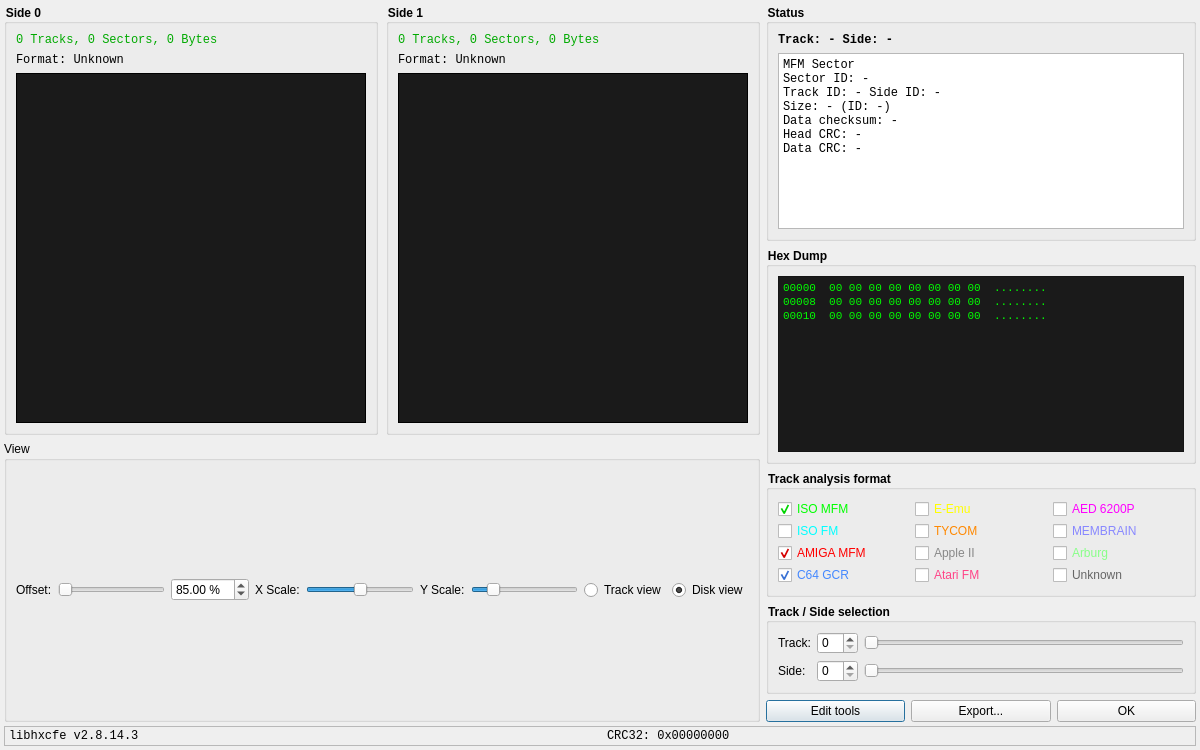
<?xml version="1.0" encoding="UTF-8"?>
<ui version="4.0">
 <class>DiskAnalyzerWindow</class>
 <widget class="QDialog" name="DiskAnalyzerWindow">
  <property name="geometry">
   <rect><x>0</x><y>0</y><width>1200</width><height>750</height></rect>
  </property>
  <property name="windowTitle">
   <string>Disk Analyzer</string>
  </property>
  <property name="minimumSize">
   <size><width>1000</width><height>600</height></size>
  </property>
  <layout class="QVBoxLayout" name="verticalLayout_main">
   <property name="spacing"><number>4</number></property>
   <property name="leftMargin"><number>4</number></property>
   <property name="topMargin"><number>4</number></property>
   <property name="rightMargin"><number>4</number></property>
   <property name="bottomMargin"><number>4</number></property>
   
   <!-- MAIN CONTENT -->
   <item>
    <layout class="QHBoxLayout" name="mainContent">
     <property name="spacing"><number>6</number></property>
     
     <!-- LEFT: Disk Visualizations -->
     <item>
      <layout class="QVBoxLayout" name="diskLayout">
       
       <!-- DISK VIEWS (Side 0 + Side 1) -->
       <item>
        <layout class="QHBoxLayout" name="diskViewsLayout">
         <property name="spacing"><number>8</number></property>
         
         <!-- SIDE 0 -->
         <item>
          <widget class="QGroupBox" name="groupSide0">
           <property name="title"><string>Side 0</string></property>
           <property name="styleSheet"><string>QGroupBox { font-weight: bold; }</string></property>
           <layout class="QVBoxLayout">
            <item>
             <widget class="QLabel" name="labelSide0Info">
              <property name="text"><string>0 Tracks, 0 Sectors, 0 Bytes</string></property>
              <property name="styleSheet"><string>color: #00AA00; font-family: monospace;</string></property>
             </widget>
            </item>
            <item>
             <widget class="QLabel" name="labelSide0Format">
              <property name="text"><string>Format: Unknown</string></property>
              <property name="styleSheet"><string>font-family: monospace;</string></property>
             </widget>
            </item>
            <item>
             <widget class="QFrame" name="frameDisk0">
              <property name="minimumSize">
               <size><width>350</width><height>350</height></size>
              </property>
              <property name="frameShape"><enum>QFrame::Box</enum></property>
              <property name="styleSheet"><string>background-color: #1a1a1a;</string></property>
             </widget>
            </item>
           </layout>
          </widget>
         </item>
         
         <!-- SIDE 1 -->
         <item>
          <widget class="QGroupBox" name="groupSide1">
           <property name="title"><string>Side 1</string></property>
           <property name="styleSheet"><string>QGroupBox { font-weight: bold; }</string></property>
           <layout class="QVBoxLayout">
            <item>
             <widget class="QLabel" name="labelSide1Info">
              <property name="text"><string>0 Tracks, 0 Sectors, 0 Bytes</string></property>
              <property name="styleSheet"><string>color: #00AA00; font-family: monospace;</string></property>
             </widget>
            </item>
            <item>
             <widget class="QLabel" name="labelSide1Format">
              <property name="text"><string>Format: Unknown</string></property>
              <property name="styleSheet"><string>font-family: monospace;</string></property>
             </widget>
            </item>
            <item>
             <widget class="QFrame" name="frameDisk1">
              <property name="minimumSize">
               <size><width>350</width><height>350</height></size>
              </property>
              <property name="frameShape"><enum>QFrame::Box</enum></property>
              <property name="styleSheet"><string>background-color: #1a1a1a;</string></property>
             </widget>
            </item>
           </layout>
          </widget>
         </item>
         
        </layout>
       </item>
       
       <!-- VIEW CONTROLS -->
       <item>
        <widget class="QGroupBox" name="groupViewControls">
         <property name="title"><string>View</string></property>
         <property name="maximumHeight"><number>80</number></property>
         <layout class="QHBoxLayout">
          <item><widget class="QLabel"><property name="text"><string>Offset:</string></property></widget></item>
          <item>
           <widget class="QSlider" name="sliderOffset">
            <property name="orientation"><enum>Qt::Horizontal</enum></property>
            <property name="maximum"><number>100</number></property>
           </widget>
          </item>
          <item>
           <widget class="QDoubleSpinBox" name="spinOffset">
            <property name="suffix"><string> %</string></property>
            <property name="maximum"><double>100.0</double></property>
            <property name="value"><double>85.0</double></property>
           </widget>
          </item>
          <item><widget class="QLabel"><property name="text"><string>X Scale:</string></property></widget></item>
          <item>
           <widget class="QSlider" name="sliderXScale">
            <property name="orientation"><enum>Qt::Horizontal</enum></property>
            <property name="maximum"><number>100</number></property>
            <property name="value"><number>50</number></property>
           </widget>
          </item>
          <item><widget class="QLabel"><property name="text"><string>Y Scale:</string></property></widget></item>
          <item>
           <widget class="QSlider" name="sliderYScale">
            <property name="orientation"><enum>Qt::Horizontal</enum></property>
            <property name="maximum"><number>100</number></property>
            <property name="value"><number>16</number></property>
           </widget>
          </item>
          <item>
           <widget class="QRadioButton" name="radioTrackView">
            <property name="text"><string>Track view</string></property>
           </widget>
          </item>
          <item>
           <widget class="QRadioButton" name="radioDiskView">
            <property name="text"><string>Disk view</string></property>
            <property name="checked"><bool>true</bool></property>
           </widget>
          </item>
         </layout>
        </widget>
       </item>
       
      </layout>
     </item>
     
     <!-- RIGHT: Status + Controls -->
     <item>
      <layout class="QVBoxLayout" name="rightPanel">
       <property name="spacing"><number>6</number></property>
       
       <!-- STATUS INFO -->
       <item>
        <widget class="QGroupBox" name="groupStatus">
         <property name="title"><string>Status</string></property>
         <property name="styleSheet"><string>QGroupBox { font-weight: bold; }</string></property>
         <property name="minimumWidth"><number>280</number></property>
         <layout class="QVBoxLayout">
          <item>
           <widget class="QLabel" name="labelTrackInfo">
            <property name="text"><string>Track: - Side: -</string></property>
            <property name="styleSheet"><string>font-family: monospace; font-weight: bold;</string></property>
           </widget>
          </item>
          <item>
           <widget class="QTextEdit" name="textSectorInfo">
            <property name="readOnly"><bool>true</bool></property>
            <property name="maximumHeight"><number>120</number></property>
            <property name="styleSheet"><string>font-family: monospace; font-size: 9pt;</string></property>
            <property name="plainText"><string>MFM Sector
Sector ID: -
Track ID: - Side ID: -
Size: - (ID: -)
Data checksum: -
Head CRC: -
Data CRC: -</string></property>
           </widget>
          </item>
         </layout>
        </widget>
       </item>
       
       <!-- HEX DUMP -->
       <item>
        <widget class="QGroupBox" name="groupHexDump">
         <property name="title"><string>Hex Dump</string></property>
         <property name="styleSheet"><string>QGroupBox { font-weight: bold; }</string></property>
         <layout class="QVBoxLayout">
          <item>
           <widget class="QTextEdit" name="textHexDump">
            <property name="readOnly"><bool>true</bool></property>
            <property name="styleSheet"><string>font-family: monospace; font-size: 8pt; background-color: #1a1a1a; color: #00ff00;</string></property>
            <property name="plainText"><string>00000  00 00 00 00 00 00 00 00  ........
00008  00 00 00 00 00 00 00 00  ........
00010  00 00 00 00 00 00 00 00  ........</string></property>
           </widget>
          </item>
         </layout>
        </widget>
       </item>
       
       <!-- TRACK ANALYSIS FORMAT -->
       <item>
        <widget class="QGroupBox" name="groupTrackFormat">
         <property name="title"><string>Track analysis format</string></property>
         <property name="styleSheet"><string>QGroupBox { font-weight: bold; }</string></property>
         <layout class="QGridLayout">
          <property name="verticalSpacing"><number>2</number></property>
          <item row="0" column="0">
           <widget class="QCheckBox" name="checkIsoMFM">
            <property name="text"><string>ISO MFM</string></property>
            <property name="checked"><bool>true</bool></property>
            <property name="styleSheet"><string>color: #00ff00;</string></property>
           </widget>
          </item>
          <item row="0" column="1">
           <widget class="QCheckBox" name="checkEEmu">
            <property name="text"><string>E-Emu</string></property>
            <property name="styleSheet"><string>color: #ffff00;</string></property>
           </widget>
          </item>
          <item row="0" column="2">
           <widget class="QCheckBox" name="checkAED6200P">
            <property name="text"><string>AED 6200P</string></property>
            <property name="styleSheet"><string>color: #ff00ff;</string></property>
           </widget>
          </item>
          <item row="1" column="0">
           <widget class="QCheckBox" name="checkIsoFM">
            <property name="text"><string>ISO FM</string></property>
            <property name="styleSheet"><string>color: #00ffff;</string></property>
           </widget>
          </item>
          <item row="1" column="1">
           <widget class="QCheckBox" name="checkTYCOM">
            <property name="text"><string>TYCOM</string></property>
            <property name="styleSheet"><string>color: #ff8800;</string></property>
           </widget>
          </item>
          <item row="1" column="2">
           <widget class="QCheckBox" name="checkMEMBRAIN">
            <property name="text"><string>MEMBRAIN</string></property>
            <property name="styleSheet"><string>color: #8888ff;</string></property>
           </widget>
          </item>
          <item row="2" column="0">
           <widget class="QCheckBox" name="checkAmigaMFM">
            <property name="text"><string>AMIGA MFM</string></property>
            <property name="checked"><bool>true</bool></property>
            <property name="styleSheet"><string>color: #ff0000;</string></property>
           </widget>
          </item>
          <item row="2" column="1">
           <widget class="QCheckBox" name="checkAppleII">
            <property name="text"><string>Apple II</string></property>
            <property name="styleSheet"><string>color: #888888;</string></property>
           </widget>
          </item>
          <item row="2" column="2">
           <widget class="QCheckBox" name="checkArburg">
            <property name="text"><string>Arburg</string></property>
            <property name="styleSheet"><string>color: #88ff88;</string></property>
           </widget>
          </item>
          <item row="3" column="0">
           <widget class="QCheckBox" name="checkC64GCR">
            <property name="text"><string>C64 GCR</string></property>
            <property name="checked"><bool>true</bool></property>
            <property name="styleSheet"><string>color: #4488ff;</string></property>
           </widget>
          </item>
          <item row="3" column="1">
           <widget class="QCheckBox" name="checkAtariFM">
            <property name="text"><string>Atari FM</string></property>
            <property name="styleSheet"><string>color: #ff4488;</string></property>
           </widget>
          </item>
          <item row="3" column="2">
           <widget class="QCheckBox" name="checkUnknown">
            <property name="text"><string>Unknown</string></property>
            <property name="styleSheet"><string>color: #666666;</string></property>
           </widget>
          </item>
         </layout>
        </widget>
       </item>
       
       <!-- TRACK/SIDE SELECTION -->
       <item>
        <widget class="QGroupBox" name="groupSelection">
         <property name="title"><string>Track / Side selection</string></property>
         <property name="styleSheet"><string>QGroupBox { font-weight: bold; }</string></property>
         <layout class="QGridLayout">
          <item row="0" column="0"><widget class="QLabel"><property name="text"><string>Track:</string></property></widget></item>
          <item row="0" column="1">
           <widget class="QSpinBox" name="spinTrackNumber">
            <property name="minimum"><number>0</number></property>
            <property name="maximum"><number>85</number></property>
            <property name="value"><number>0</number></property>
           </widget>
          </item>
          <item row="0" column="2">
           <widget class="QSlider" name="sliderTrack">
            <property name="orientation"><enum>Qt::Horizontal</enum></property>
            <property name="maximum"><number>85</number></property>
           </widget>
          </item>
          <item row="1" column="0"><widget class="QLabel"><property name="text"><string>Side:</string></property></widget></item>
          <item row="1" column="1">
           <widget class="QSpinBox" name="spinSideNumber">
            <property name="minimum"><number>0</number></property>
            <property name="maximum"><number>1</number></property>
            <property name="value"><number>0</number></property>
           </widget>
          </item>
          <item row="1" column="2">
           <widget class="QSlider" name="sliderSide">
            <property name="orientation"><enum>Qt::Horizontal</enum></property>
            <property name="maximum"><number>1</number></property>
           </widget>
          </item>
         </layout>
        </widget>
       </item>
       
       <!-- BUTTONS -->
       <item>
        <layout class="QHBoxLayout">
         <item>
          <widget class="QPushButton" name="btnEditTools">
           <property name="text"><string>Edit tools</string></property>
          </widget>
         </item>
         <item>
          <widget class="QPushButton" name="btnExport">
           <property name="text"><string>Export...</string></property>
          </widget>
         </item>
         <item>
          <widget class="QPushButton" name="btnClose">
           <property name="text"><string>OK</string></property>
          </widget>
         </item>
        </layout>
       </item>
       
      </layout>
     </item>
     
    </layout>
   </item>
   
   <!-- BOTTOM STATUS BAR -->
   <item>
    <widget class="QFrame" name="frameStatusBar">
     <property name="maximumHeight"><number>25</number></property>
     <property name="frameShape"><enum>QFrame::StyledPanel</enum></property>
     <layout class="QHBoxLayout">
      <property name="leftMargin"><number>4</number></property>
      <property name="topMargin"><number>2</number></property>
      <property name="rightMargin"><number>4</number></property>
      <property name="bottomMargin"><number>2</number></property>
      <item>
       <widget class="QLabel" name="labelLibVersion">
        <property name="text"><string>libhxcfe v2.8.14.3</string></property>
        <property name="styleSheet"><string>font-family: monospace;</string></property>
       </widget>
      </item>
      <item><spacer><property name="orientation"><enum>Qt::Horizontal</enum></property></spacer></item>
      <item>
       <widget class="QLabel" name="labelCRC">
        <property name="text"><string>CRC32: 0x00000000</string></property>
        <property name="styleSheet"><string>font-family: monospace;</string></property>
       </widget>
      </item>
     </layout>
    </widget>
   </item>
   
  </layout>
 </widget>
 <resources/>
 <connections/>
</ui>
